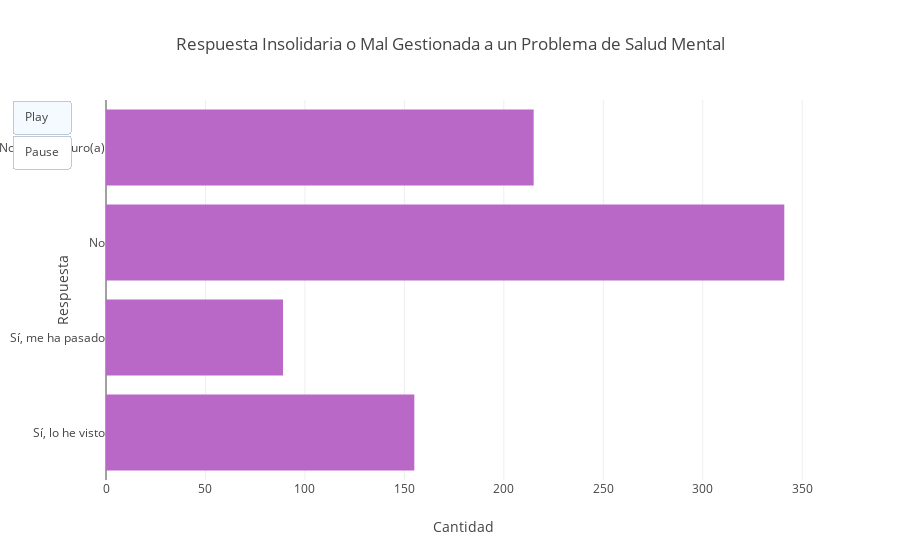

The cell this chart's notebook holds for it:
### Code cell
import plotly.graph_objects as go
import pandas as pd

Pregunta_52016 = pd.DataFrame({'Posee Enfermedad Mental Diagnosticada': [155, 89, 341, 215]}, index=['Sí, lo he visto', 'Sí, me ha pasado','No', 'No estoy seguro(a)'])
Pregunta_52017 = pd.DataFrame({'Posee Enfermedad Mental Diagnosticada': [83, 54, 218, 141]}, index=['Sí, lo he visto', 'Sí, me ha pasado','No','No estoy seguro(a)'])
Pregunta_52018 = pd.DataFrame({'Posee Enfermedad Mental Diagnosticada': [70, 37, 133, 72]}, index=['Sí, lo he visto','Sí, me ha pasado','No','No estoy seguro(a)'])
Pregunta_52019 = pd.DataFrame({'Posee Enfermedad Mental Diagnosticada': [39, 32, 83, 50]}, index=['Sí, lo he visto','Sí, me ha pasado','No', 'No estoy seguro(a)'])

# Combinar los df
dataframes = [
    Pregunta_52016.reset_index(),
    Pregunta_52017.reset_index(),
    Pregunta_52018.reset_index(),
    Pregunta_52019.reset_index(),
]

# Crear la lista de nombres
frames = []
for i, df in enumerate(dataframes):
    frame = go.Frame(
        data=[go.Bar(x=df['Posee Enfermedad Mental Diagnosticada'], y=df['index'], 
                     name=f'Año {2016 + i}', 
                     marker=dict(color='#BA68C8'),
                     orientation='h')],
        layout=go.Layout(
            title=f'Año {2016 + i}',
        ),
        name=f'frame{i}',
    )
    frames.append(frame)

# Crear la figura inicial
fig = go.Figure(
    data=[go.Bar(x=dataframes[0]['Posee Enfermedad Mental Diagnosticada'], y=dataframes[0]['index'], 
                 name='Año 2016', 
                 marker=dict(color='#BA68C8'),
                 orientation='h')],
    layout=go.Layout(
        title='Respuesta Insolidaria o Mal Gestionada a un Problema de Salud Mental',
        xaxis_title='Cantidad',
        yaxis_title='Respuesta',
        updatemenus=[
            dict(
                type="buttons",
                direction="down",
                buttons=list([
                    dict(label="Play", method="animate", args=[None, {"frame": {"duration": 500, "fromcurrent": True}, "transition": {"duration": 300}}],
                         ),
                    dict(label="Pause", method="animate", args=[[None], {"frame": {"duration": 0, "fromcurrent": True}, "transition": {"duration": 0}}],
                         )
                ]),
            )
        ]
    )
)

fig.update_layout(transition={'duration': 300})

fig.frames = frames

# Mostrar la figura
fig.show()

### Figure 1 — Plotly figure (JSON) as saved in the notebook; plotly's stock layout.template omitted (floating-point values rounded to 4 significant figures)
{"data": [{"marker": {"color": "#BA68C8"}, "name": "Año 2016", "orientation": "h", "type": "bar", "x": [155, 89, 341, 215], "y": ["Sí, lo he visto", "Sí, me ha pasado", "No", "No estoy seguro(a)"]}], "layout": {"title": {"text": "Respuesta Insolidaria o Mal Gestionada a un Problema de Salud Mental"}, "transition": {"duration": 300}, "updatemenus": [{"buttons": [{"args": [null, {"frame": {"duration": 500, "fromcurrent": true}, "transition": {"duration": 300}}], "label": "Play", "method": "animate"}, {"args": [[null], {"frame": {"duration": 0, "fromcurrent": true}, "transition": {"duration": 0}}], "label": "Pause", "method": "animate"}], "direction": "down", "type": "buttons"}], "xaxis": {"title": {"text": "Cantidad"}}, "yaxis": {"title": {"text": "Respuesta"}}}}
